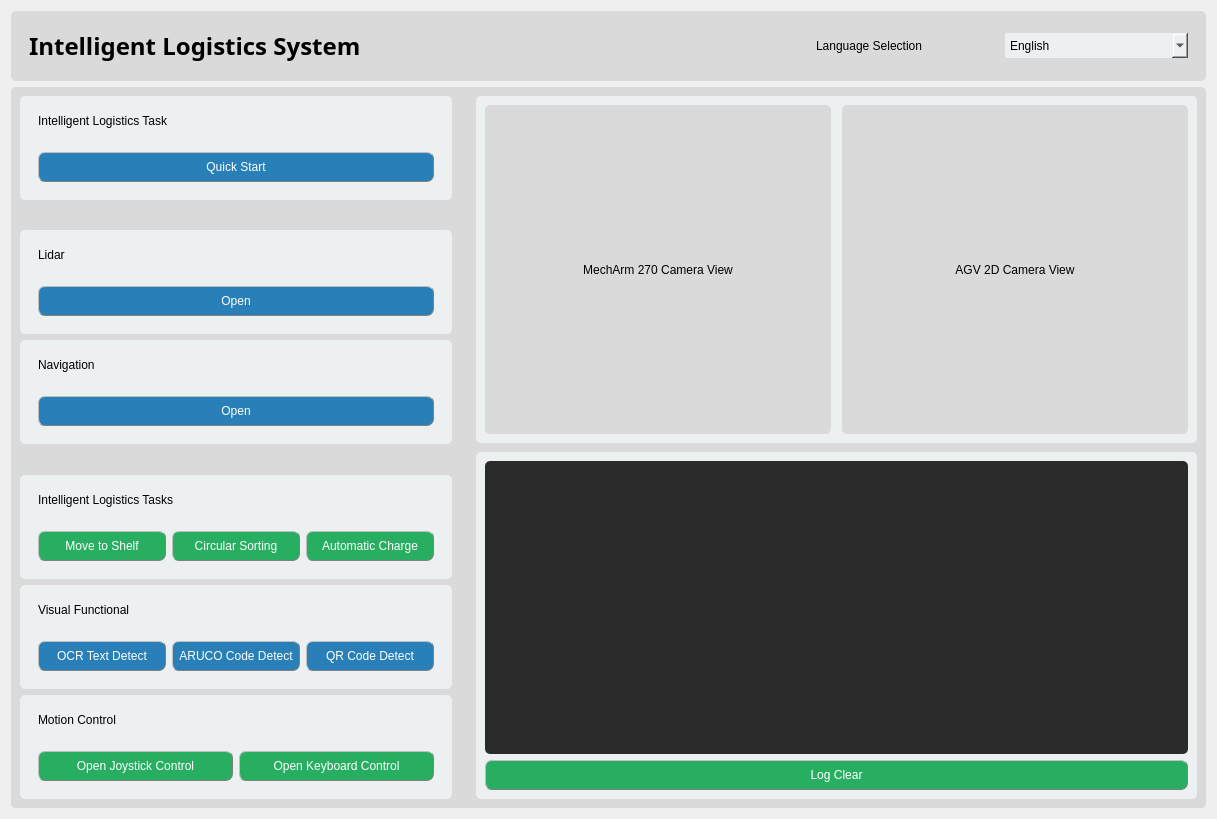
<?xml version="1.0" encoding="UTF-8"?>
<ui version="4.0">
 <class>Operation</class>
 <widget class="QWidget" name="Operation">
  <property name="geometry">
   <rect>
    <x>0</x>
    <y>0</y>
    <width>1217</width>
    <height>819</height>
   </rect>
  </property>
  <property name="windowTitle">
   <string>Intelligent Logistics System</string>
  </property>
  <property name="styleSheet">
   <string notr="true">border-radius: 5px;</string>
  </property>
  <layout class="QVBoxLayout" name="verticalLayout" stretch="1,2">
   <item>
    <widget class="QWidget" name="widget" native="true">
     <property name="sizePolicy">
      <sizepolicy hsizetype="Preferred" vsizetype="Fixed">
       <horstretch>0</horstretch>
       <verstretch>0</verstretch>
      </sizepolicy>
     </property>
     <property name="styleSheet">
      <string notr="true">.QWidget {
 background-color: rgb(218, 218, 218);
}</string>
     </property>
     <layout class="QHBoxLayout" name="horizontalLayout" stretch="2,1">
      <item>
       <widget class="QWidget" name="widget_3" native="true">
        <layout class="QHBoxLayout" name="horizontalLayout_2">
         <item>
          <widget class="QLabel" name="title">
           <property name="font">
            <font>
             <family>Bahnschrift Light</family>
             <pointsize>18</pointsize>
             <weight>75</weight>
             <bold>true</bold>
            </font>
           </property>
           <property name="text">
            <string>Intelligent Logistics System</string>
           </property>
          </widget>
         </item>
        </layout>
       </widget>
      </item>
      <item>
       <widget class="QWidget" name="widget_17" native="true">
        <layout class="QHBoxLayout" name="horizontalLayout_12">
         <item>
          <widget class="QLabel" name="label_2">
           <property name="sizePolicy">
            <sizepolicy hsizetype="Preferred" vsizetype="Preferred">
             <horstretch>0</horstretch>
             <verstretch>0</verstretch>
            </sizepolicy>
           </property>
           <property name="text">
            <string>Language Selection</string>
           </property>
          </widget>
         </item>
         <item>
          <widget class="QComboBox" name="language_selection">
           <property name="minimumSize">
            <size>
             <width>0</width>
             <height>25</height>
            </size>
           </property>
           <property name="styleSheet">
            <string notr="true">background-color: rgb(236, 240, 241);
border-radius: 2px;
</string>
           </property>
           <item>
            <property name="text">
             <string>English</string>
            </property>
           </item>
           <item>
            <property name="text">
             <string>Chinese</string>
            </property>
           </item>
          </widget>
         </item>
        </layout>
       </widget>
      </item>
     </layout>
    </widget>
   </item>
   <item>
    <widget class="QWidget" name="widget_2" native="true">
     <property name="styleSheet">
      <string notr="true">background-color: rgb(218, 218, 218);</string>
     </property>
     <layout class="QHBoxLayout" name="horizontalLayout_5" stretch="1,1">
      <property name="leftMargin">
       <number>0</number>
      </property>
      <property name="topMargin">
       <number>0</number>
      </property>
      <property name="rightMargin">
       <number>0</number>
      </property>
      <property name="bottomMargin">
       <number>0</number>
      </property>
      <item>
       <widget class="QWidget" name="functionalWidget" native="true">
        <property name="sizePolicy">
         <sizepolicy hsizetype="Fixed" vsizetype="Preferred">
          <horstretch>0</horstretch>
          <verstretch>0</verstretch>
         </sizepolicy>
        </property>
        <property name="minimumSize">
         <size>
          <width>450</width>
          <height>0</height>
         </size>
        </property>
        <layout class="QVBoxLayout" name="verticalLayout_2" stretch="1,0,1,1,0,1,1,1">
         <item>
          <widget class="QWidget" name="widget_9" native="true">
           <property name="styleSheet">
            <string notr="true">background-color: rgb(236, 240, 241);</string>
           </property>
           <layout class="QVBoxLayout" name="verticalLayout_7" stretch="3,0">
            <item>
             <widget class="QWidget" name="widget_13" native="true">
              <layout class="QHBoxLayout" name="horizontalLayout_7">
               <item>
                <widget class="QLabel" name="label_9">
                 <property name="text">
                  <string>Intelligent Logistics Task</string>
                 </property>
                </widget>
               </item>
              </layout>
             </widget>
            </item>
            <item>
             <widget class="QWidget" name="widget_14" native="true">
              <layout class="QHBoxLayout" name="horizontalLayout_9" stretch="11">
               <item>
                <widget class="QPushButton" name="quick_start_button">
                 <property name="minimumSize">
                  <size>
                   <width>0</width>
                   <height>30</height>
                  </size>
                 </property>
                 <property name="styleSheet">
                  <string notr="true">QPushButton {
	background-color:rgb(41, 128, 185);
	color: rgb(255, 255, 255);
	border-radius: 7px;
	border: 1px groove gray;
	border-style: outset;
	font: 75 9pt &quot;Arial&quot;;
}
QPushButton:disabled {
	background-color:gray;
	color: rgb(255, 255, 255);
	border-radius: 7px;
	border: 1px groove gray;
	border-style: outset;
	font: 75 9pt &quot;Arial&quot;;
}
</string>
                 </property>
                 <property name="text">
                  <string>Quick Start</string>
                 </property>
                </widget>
               </item>
              </layout>
             </widget>
            </item>
           </layout>
          </widget>
         </item>
         <item>
          <spacer name="verticalSpacer">
           <property name="orientation">
            <enum>Qt::Vertical</enum>
           </property>
           <property name="sizeHint" stdset="0">
            <size>
             <width>20</width>
             <height>40</height>
            </size>
           </property>
          </spacer>
         </item>
         <item>
          <widget class="QWidget" name="widget_8" native="true">
           <property name="styleSheet">
            <string notr="true">background-color: rgb(236, 240, 241);</string>
           </property>
           <layout class="QVBoxLayout" name="verticalLayout_10" stretch="0,1">
            <item>
             <widget class="QWidget" name="widget_6" native="true">
              <layout class="QVBoxLayout" name="verticalLayout_11">
               <item>
                <widget class="QLabel" name="label_6">
                 <property name="sizePolicy">
                  <sizepolicy hsizetype="Preferred" vsizetype="Expanding">
                   <horstretch>0</horstretch>
                   <verstretch>0</verstretch>
                  </sizepolicy>
                 </property>
                 <property name="text">
                  <string>Lidar</string>
                 </property>
                </widget>
               </item>
              </layout>
             </widget>
            </item>
            <item>
             <widget class="QWidget" name="widget_16" native="true">
              <layout class="QHBoxLayout" name="horizontalLayout_11">
               <item>
                <widget class="QPushButton" name="radar_control_button">
                 <property name="sizePolicy">
                  <sizepolicy hsizetype="Minimum" vsizetype="Fixed">
                   <horstretch>0</horstretch>
                   <verstretch>0</verstretch>
                  </sizepolicy>
                 </property>
                 <property name="minimumSize">
                  <size>
                   <width>0</width>
                   <height>30</height>
                  </size>
                 </property>
                 <property name="styleSheet">
                  <string notr="true">QPushButton {
	background-color:rgb(41, 128, 185);
	color: rgb(255, 255, 255);
	border-radius: 7px;
	border: 1px groove gray;
	border-style: outset;
	font: 75 9pt &quot;Arial&quot;;
}
QPushButton:disabled {
	background-color:gray;
	color: rgb(255, 255, 255);
	border-radius: 7px;
	border: 1px groove gray;
	border-style: outset;
	font: 75 9pt &quot;Arial&quot;;
}
</string>
                 </property>
                 <property name="text">
                  <string>Open</string>
                 </property>
                </widget>
               </item>
              </layout>
             </widget>
            </item>
           </layout>
          </widget>
         </item>
         <item>
          <widget class="QWidget" name="widget_5" native="true">
           <property name="styleSheet">
            <string notr="true">background-color: rgb(236, 240, 241);</string>
           </property>
           <layout class="QVBoxLayout" name="verticalLayout_12" stretch="0,1">
            <item>
             <widget class="QWidget" name="widget_7" native="true">
              <layout class="QVBoxLayout" name="verticalLayout_13">
               <item>
                <widget class="QLabel" name="label_8">
                 <property name="sizePolicy">
                  <sizepolicy hsizetype="Preferred" vsizetype="Expanding">
                   <horstretch>0</horstretch>
                   <verstretch>0</verstretch>
                  </sizepolicy>
                 </property>
                 <property name="text">
                  <string>Navigation</string>
                 </property>
                </widget>
               </item>
              </layout>
             </widget>
            </item>
            <item>
             <widget class="QWidget" name="widget_10" native="true">
              <layout class="QHBoxLayout" name="horizontalLayout_6">
               <item>
                <widget class="QPushButton" name="navigation_control_button">
                 <property name="minimumSize">
                  <size>
                   <width>0</width>
                   <height>30</height>
                  </size>
                 </property>
                 <property name="styleSheet">
                  <string notr="true">QPushButton {
	background-color:rgb(41, 128, 185);
	color: rgb(255, 255, 255);
	border-radius: 7px;
	border: 1px groove gray;
	border-style: outset;
	font: 75 9pt &quot;Arial&quot;;
}
QPushButton:disabled {
	background-color:gray;
	color: rgb(255, 255, 255);
	border-radius: 7px;
	border: 1px groove gray;
	border-style: outset;
	font: 75 9pt &quot;Arial&quot;;
}
</string>
                 </property>
                 <property name="text">
                  <string>Open</string>
                 </property>
                </widget>
               </item>
              </layout>
             </widget>
            </item>
           </layout>
          </widget>
         </item>
         <item>
          <spacer name="verticalSpacer_2">
           <property name="orientation">
            <enum>Qt::Vertical</enum>
           </property>
           <property name="sizeHint" stdset="0">
            <size>
             <width>20</width>
             <height>40</height>
            </size>
           </property>
          </spacer>
         </item>
         <item>
          <widget class="QWidget" name="widget_15" native="true">
           <property name="styleSheet">
            <string notr="true">background-color: rgb(236, 240, 241);</string>
           </property>
           <layout class="QVBoxLayout" name="verticalLayout_3">
            <item>
             <widget class="QWidget" name="widget_12" native="true">
              <layout class="QVBoxLayout" name="verticalLayout_14">
               <item>
                <widget class="QLabel" name="label_10">
                 <property name="sizePolicy">
                  <sizepolicy hsizetype="Preferred" vsizetype="Fixed">
                   <horstretch>0</horstretch>
                   <verstretch>0</verstretch>
                  </sizepolicy>
                 </property>
                 <property name="text">
                  <string>Intelligent Logistics Tasks</string>
                 </property>
                </widget>
               </item>
              </layout>
             </widget>
            </item>
            <item>
             <widget class="QWidget" name="widget_11" native="true">
              <layout class="QHBoxLayout" name="horizontalLayout_15">
               <item>
                <widget class="QPushButton" name="navigation_button">
                 <property name="minimumSize">
                  <size>
                   <width>0</width>
                   <height>30</height>
                  </size>
                 </property>
                 <property name="styleSheet">
                  <string notr="true">QPushButton {
	background-color: rgb(39, 174, 96);
	color: rgb(255, 255, 255);
	border-radius: 7px;
	border: 1px groove gray;
	border-style: outset;
	font: 75 9pt &quot;Arial&quot;;
}
QPushButton:disabled {
	background-color:gray;
	color: rgb(255, 255, 255);
	border-radius: 7px;
	border: 1px groove gray;
	border-style: outset;
	font: 75 9pt &quot;Arial&quot;;
}
</string>
                 </property>
                 <property name="text">
                  <string>Move to Shelf</string>
                 </property>
                </widget>
               </item>
               <item>
                <widget class="QPushButton" name="sorting_button">
                 <property name="minimumSize">
                  <size>
                   <width>0</width>
                   <height>30</height>
                  </size>
                 </property>
                 <property name="styleSheet">
                  <string notr="true">QPushButton {
	background-color: rgb(39, 174, 96);
	color: rgb(255, 255, 255);
	border-radius: 7px;
	border: 1px groove gray;
	border-style: outset;
	font: 75 9pt &quot;Arial&quot;;
}
QPushButton:disabled {
	background-color:gray;
	color: rgb(255, 255, 255);
	border-radius: 7px;
	border: 1px groove gray;
	border-style: outset;
	font: 75 9pt &quot;Arial&quot;;
}
</string>
                 </property>
                 <property name="text">
                  <string>Circular Sorting</string>
                 </property>
                </widget>
               </item>
               <item>
                <widget class="QPushButton" name="charging_button">
                 <property name="minimumSize">
                  <size>
                   <width>0</width>
                   <height>30</height>
                  </size>
                 </property>
                 <property name="styleSheet">
                  <string notr="true">QPushButton {
	background-color: rgb(39, 174, 96);
	color: rgb(255, 255, 255);
	border-radius: 7px;
	border: 1px groove gray;
	border-style: outset;
	font: 75 9pt &quot;Arial&quot;;
}
QPushButton:disabled {
	background-color:gray;
	color: rgb(255, 255, 255);
	border-radius: 7px;
	border: 1px groove gray;
	border-style: outset;
	font: 75 9pt &quot;Arial&quot;;
}
</string>
                 </property>
                 <property name="text">
                  <string>Automatic Charge</string>
                 </property>
                </widget>
               </item>
              </layout>
             </widget>
            </item>
           </layout>
          </widget>
         </item>
         <item>
          <widget class="QWidget" name="widget_20" native="true">
           <property name="styleSheet">
            <string notr="true">background-color: rgb(236, 240, 241);</string>
           </property>
           <layout class="QVBoxLayout" name="verticalLayout_4">
            <item>
             <widget class="QWidget" name="widget_19" native="true">
              <layout class="QVBoxLayout" name="verticalLayout_15">
               <item>
                <widget class="QLabel" name="label_11">
                 <property name="sizePolicy">
                  <sizepolicy hsizetype="Preferred" vsizetype="Fixed">
                   <horstretch>0</horstretch>
                   <verstretch>0</verstretch>
                  </sizepolicy>
                 </property>
                 <property name="text">
                  <string>Visual Functional</string>
                 </property>
                </widget>
               </item>
              </layout>
             </widget>
            </item>
            <item>
             <widget class="QWidget" name="widget_21" native="true">
              <layout class="QHBoxLayout" name="horizontalLayout_16" stretch="1,1,1">
               <item>
                <widget class="QPushButton" name="OCR_identification_button">
                 <property name="sizePolicy">
                  <sizepolicy hsizetype="Preferred" vsizetype="Fixed">
                   <horstretch>0</horstretch>
                   <verstretch>0</verstretch>
                  </sizepolicy>
                 </property>
                 <property name="minimumSize">
                  <size>
                   <width>0</width>
                   <height>30</height>
                  </size>
                 </property>
                 <property name="styleSheet">
                  <string notr="true">QPushButton {
	background-color:rgb(41, 128, 185);
	color: rgb(255, 255, 255);
	border-radius: 7px;
	border: 1px groove gray;
	border-style: outset;
	font: 75 9pt &quot;Arial&quot;;
}
QPushButton:disabled {
	background-color:gray;
	color: rgb(255, 255, 255);
	border-radius: 7px;
	border: 1px groove gray;
	border-style: outset;
	font: 75 9pt &quot;Arial&quot;;
}
</string>
                 </property>
                 <property name="text">
                  <string>OCR Text Detect</string>
                 </property>
                </widget>
               </item>
               <item>
                <widget class="QPushButton" name="ARUCO_identification_button">
                 <property name="sizePolicy">
                  <sizepolicy hsizetype="Preferred" vsizetype="Fixed">
                   <horstretch>0</horstretch>
                   <verstretch>0</verstretch>
                  </sizepolicy>
                 </property>
                 <property name="minimumSize">
                  <size>
                   <width>0</width>
                   <height>30</height>
                  </size>
                 </property>
                 <property name="styleSheet">
                  <string notr="true">QPushButton {
	background-color:rgb(41, 128, 185);
	color: rgb(255, 255, 255);
	border-radius: 7px;
	border: 1px groove gray;
	border-style: outset;
	font: 75 9pt &quot;Arial&quot;;
}
QPushButton:disabled {
	background-color:gray;
	color: rgb(255, 255, 255);
	border-radius: 7px;
	border: 1px groove gray;
	border-style: outset;
	font: 75 9pt &quot;Arial&quot;;
}
</string>
                 </property>
                 <property name="text">
                  <string>ARUCO Code Detect</string>
                 </property>
                </widget>
               </item>
               <item>
                <widget class="QPushButton" name="QR_identification_button">
                 <property name="sizePolicy">
                  <sizepolicy hsizetype="Preferred" vsizetype="Fixed">
                   <horstretch>0</horstretch>
                   <verstretch>0</verstretch>
                  </sizepolicy>
                 </property>
                 <property name="minimumSize">
                  <size>
                   <width>0</width>
                   <height>30</height>
                  </size>
                 </property>
                 <property name="styleSheet">
                  <string notr="true">QPushButton {
	background-color:rgb(41, 128, 185);
	color: rgb(255, 255, 255);
	border-radius: 7px;
	border: 1px groove gray;
	border-style: outset;
	font: 75 9pt &quot;Arial&quot;;
}
QPushButton:disabled {
	background-color:gray;
	color: rgb(255, 255, 255);
	border-radius: 7px;
	border: 1px groove gray;
	border-style: outset;
	font: 75 9pt &quot;Arial&quot;;
}
</string>
                 </property>
                 <property name="text">
                  <string>QR Code Detect</string>
                 </property>
                </widget>
               </item>
              </layout>
             </widget>
            </item>
           </layout>
          </widget>
         </item>
         <item>
          <widget class="QWidget" name="widget_22" native="true">
           <property name="styleSheet">
            <string notr="true">background-color: rgb(236, 240, 241);</string>
           </property>
           <layout class="QVBoxLayout" name="verticalLayout_5">
            <item>
             <widget class="QWidget" name="widget_26" native="true">
              <layout class="QVBoxLayout" name="verticalLayout_16">
               <item>
                <widget class="QLabel" name="label_12">
                 <property name="sizePolicy">
                  <sizepolicy hsizetype="Preferred" vsizetype="Fixed">
                   <horstretch>0</horstretch>
                   <verstretch>0</verstretch>
                  </sizepolicy>
                 </property>
                 <property name="text">
                  <string>Motion Control</string>
                 </property>
                </widget>
               </item>
              </layout>
             </widget>
            </item>
            <item>
             <widget class="QWidget" name="widget_23" native="true">
              <layout class="QHBoxLayout" name="horizontalLayout_17">
               <item>
                <widget class="QPushButton" name="joystick_control_button">
                 <property name="minimumSize">
                  <size>
                   <width>0</width>
                   <height>30</height>
                  </size>
                 </property>
                 <property name="styleSheet">
                  <string notr="true">QPushButton {
	background-color: rgb(39, 174, 96);
	color: rgb(255, 255, 255);
	border-radius: 7px;
	border: 1px groove gray;
	border-style: outset;
	font: 75 9pt &quot;Arial&quot;;
}
QPushButton:disabled {
	background-color:gray;
	color: rgb(255, 255, 255);
	border-radius: 7px;
	border: 1px groove gray;
	border-style: outset;
	font: 75 9pt &quot;Arial&quot;;
}
</string>
                 </property>
                 <property name="text">
                  <string>Open Joystick Control</string>
                 </property>
                </widget>
               </item>
               <item>
                <widget class="QPushButton" name="keyboard_control_button">
                 <property name="minimumSize">
                  <size>
                   <width>0</width>
                   <height>30</height>
                  </size>
                 </property>
                 <property name="styleSheet">
                  <string notr="true">QPushButton {
	background-color: rgb(39, 174, 96);
	color: rgb(255, 255, 255);
	border-radius: 7px;
	border: 1px groove gray;
	border-style: outset;
	font: 75 9pt &quot;Arial&quot;;
}
QPushButton:disabled {
	background-color:gray;
	color: rgb(255, 255, 255);
	border-radius: 7px;
	border: 1px groove gray;
	border-style: outset;
	font: 75 9pt &quot;Arial&quot;;
}
</string>
                 </property>
                 <property name="text">
                  <string>Open Keyboard Control</string>
                 </property>
                </widget>
               </item>
              </layout>
             </widget>
            </item>
           </layout>
          </widget>
         </item>
        </layout>
       </widget>
      </item>
      <item>
       <widget class="QWidget" name="widget_25" native="true">
        <property name="styleSheet">
         <string notr="true"/>
        </property>
        <layout class="QVBoxLayout" name="verticalLayout_8" stretch="1,1">
         <property name="spacing">
          <number>9</number>
         </property>
         <property name="leftMargin">
          <number>9</number>
         </property>
         <item>
          <widget class="QWidget" name="widget_24" native="true">
           <layout class="QVBoxLayout" name="verticalLayout_9">
            <property name="leftMargin">
             <number>0</number>
            </property>
            <property name="topMargin">
             <number>0</number>
            </property>
            <property name="rightMargin">
             <number>0</number>
            </property>
            <property name="bottomMargin">
             <number>0</number>
            </property>
            <item>
             <widget class="QWidget" name="widget_18" native="true">
              <property name="styleSheet">
               <string notr="true">background-color: rgb(236, 240, 241);</string>
              </property>
              <layout class="QHBoxLayout" name="horizontalLayout_13">
               <property name="leftMargin">
                <number>9</number>
               </property>
               <property name="topMargin">
                <number>9</number>
               </property>
               <property name="rightMargin">
                <number>9</number>
               </property>
               <property name="bottomMargin">
                <number>9</number>
               </property>
               <item>
                <layout class="QHBoxLayout" name="horizontalLayout_14" stretch="0,0">
                 <property name="spacing">
                  <number>11</number>
                 </property>
                 <property name="leftMargin">
                  <number>0</number>
                 </property>
                 <property name="topMargin">
                  <number>0</number>
                 </property>
                 <property name="rightMargin">
                  <number>0</number>
                 </property>
                 <property name="bottomMargin">
                  <number>0</number>
                 </property>
                 <item>
                  <widget class="QLabel" name="arm_camera_view">
                   <property name="sizePolicy">
                    <sizepolicy hsizetype="Ignored" vsizetype="Ignored">
                     <horstretch>0</horstretch>
                     <verstretch>0</verstretch>
                    </sizepolicy>
                   </property>
                   <property name="styleSheet">
                    <string notr="true">QLabel{
	background-color: rgb(218, 218, 218);
} 
</string>
                   </property>
                   <property name="text">
                    <string>MechArm 270 Camera View</string>
                   </property>
                   <property name="alignment">
                    <set>Qt::AlignCenter</set>
                   </property>
                  </widget>
                 </item>
                 <item>
                  <widget class="QLabel" name="agv_camera_view">
                   <property name="sizePolicy">
                    <sizepolicy hsizetype="Ignored" vsizetype="Ignored">
                     <horstretch>0</horstretch>
                     <verstretch>0</verstretch>
                    </sizepolicy>
                   </property>
                   <property name="styleSheet">
                    <string notr="true">QLabel{
	background-color: rgb(218, 218, 218);
} 
</string>
                   </property>
                   <property name="text">
                    <string>AGV 2D Camera View</string>
                   </property>
                   <property name="alignment">
                    <set>Qt::AlignCenter</set>
                   </property>
                  </widget>
                 </item>
                </layout>
               </item>
              </layout>
             </widget>
            </item>
           </layout>
          </widget>
         </item>
         <item>
          <widget class="QWidget" name="widget_4" native="true">
           <property name="styleSheet">
            <string notr="true">background-color: rgb(236, 240, 241);</string>
           </property>
           <layout class="QVBoxLayout" name="verticalLayout_6">
            <item>
             <widget class="QTextBrowser" name="logger_browser">
              <property name="styleSheet">
               <string notr="true">background-color:rgb(43, 43, 43);</string>
              </property>
             </widget>
            </item>
            <item>
             <widget class="QPushButton" name="log_clear_button">
              <property name="minimumSize">
               <size>
                <width>0</width>
                <height>30</height>
               </size>
              </property>
              <property name="styleSheet">
               <string notr="true">QPushButton {
	background-color: rgb(39, 174, 96);
	color: rgb(255, 255, 255);
	border-radius: 7px;
	border: 1px groove gray;
	border-style: outset;
	font: 75 9pt &quot;Arial&quot;;
}
QPushButton:disabled {
	background-color:gray;
	color: rgb(255, 255, 255);
	border-radius: 7px;
	border: 1px groove gray;
	border-style: outset;
	font: 75 9pt &quot;Arial&quot;;
}
</string>
              </property>
              <property name="text">
               <string>Log Clear</string>
              </property>
             </widget>
            </item>
           </layout>
          </widget>
         </item>
        </layout>
       </widget>
      </item>
     </layout>
    </widget>
   </item>
  </layout>
 </widget>
 <resources/>
 <connections/>
</ui>
